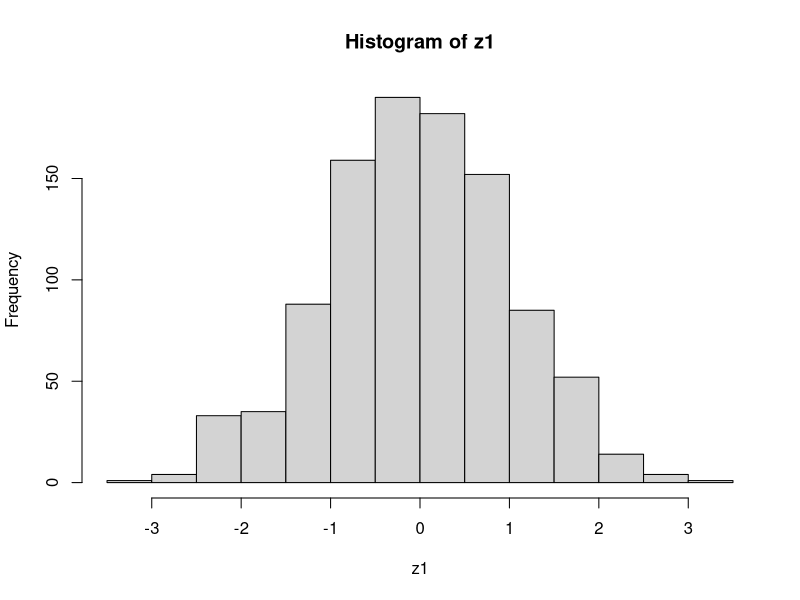
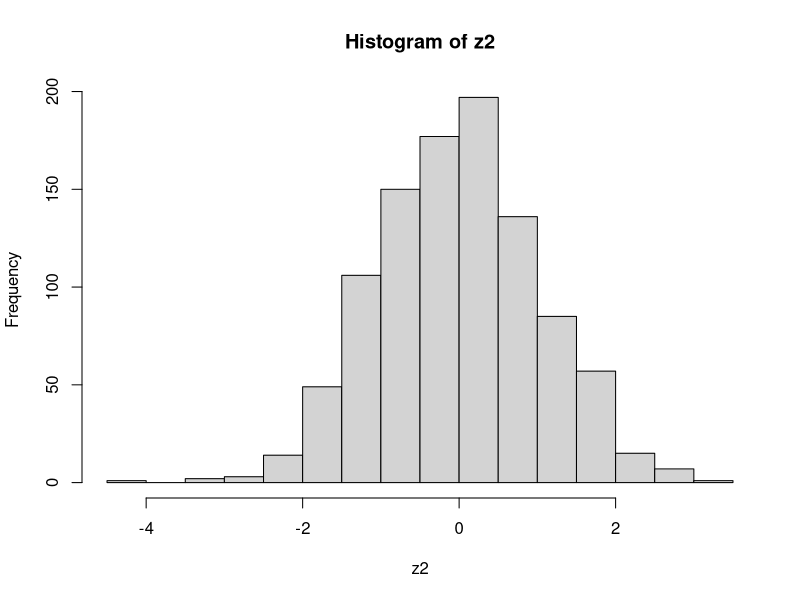
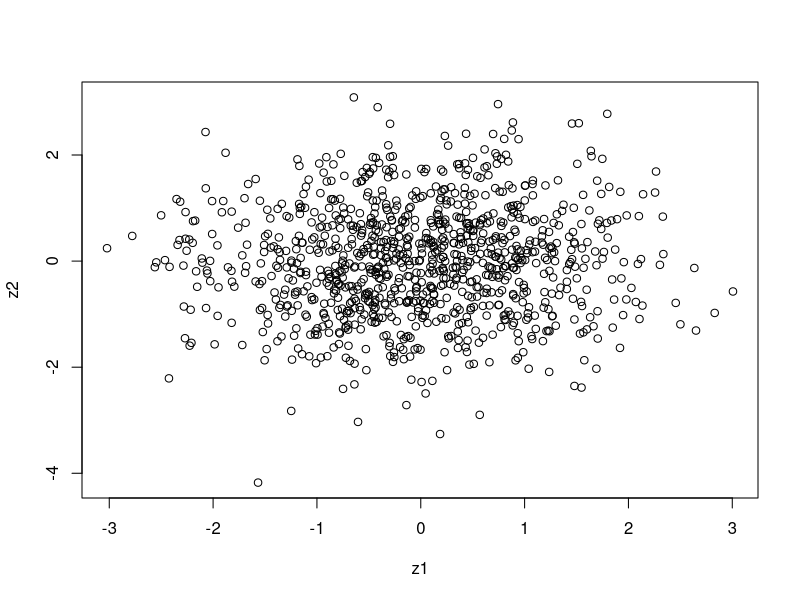

Write the R code that produced these figures, in order.
# Geração de numeros Pseudo-aleatorios
# Algoritmo de box-Miller

u1<-runif(1000)
u2<-runif(1000)
ro<-sqrt(-2*log(u1))
z1<- ro*cos(2*pi*u2)
z2<- ro*sin(2*pi*u2)
hist(z1)
hist(z2)

plot(z1,z2)
cor(z1,z2)

# Teste para a correlação ro=0 vs. ro!=0
# Normal bivariada é uma elipse com a inclinação do eixo maior sendo a correlação

